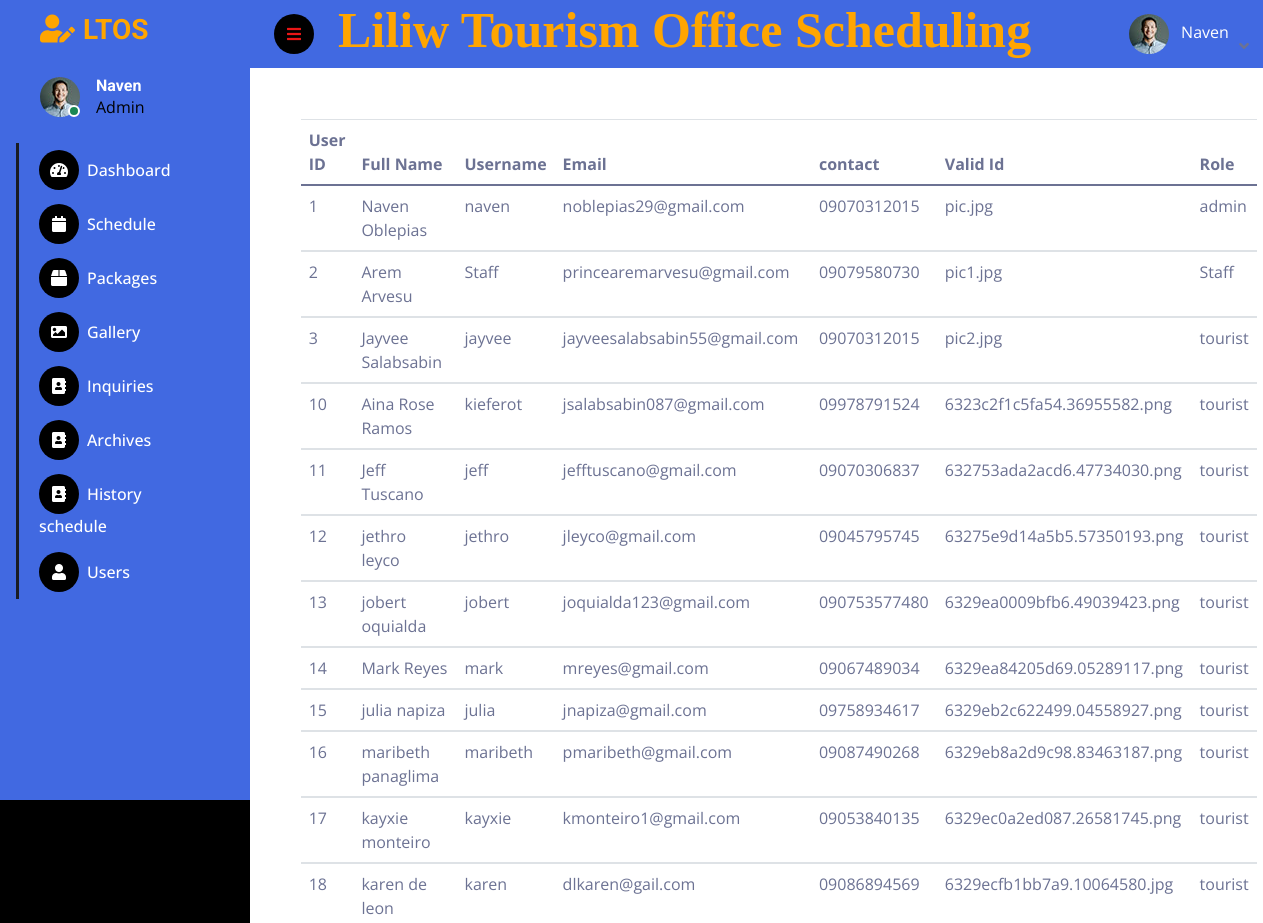
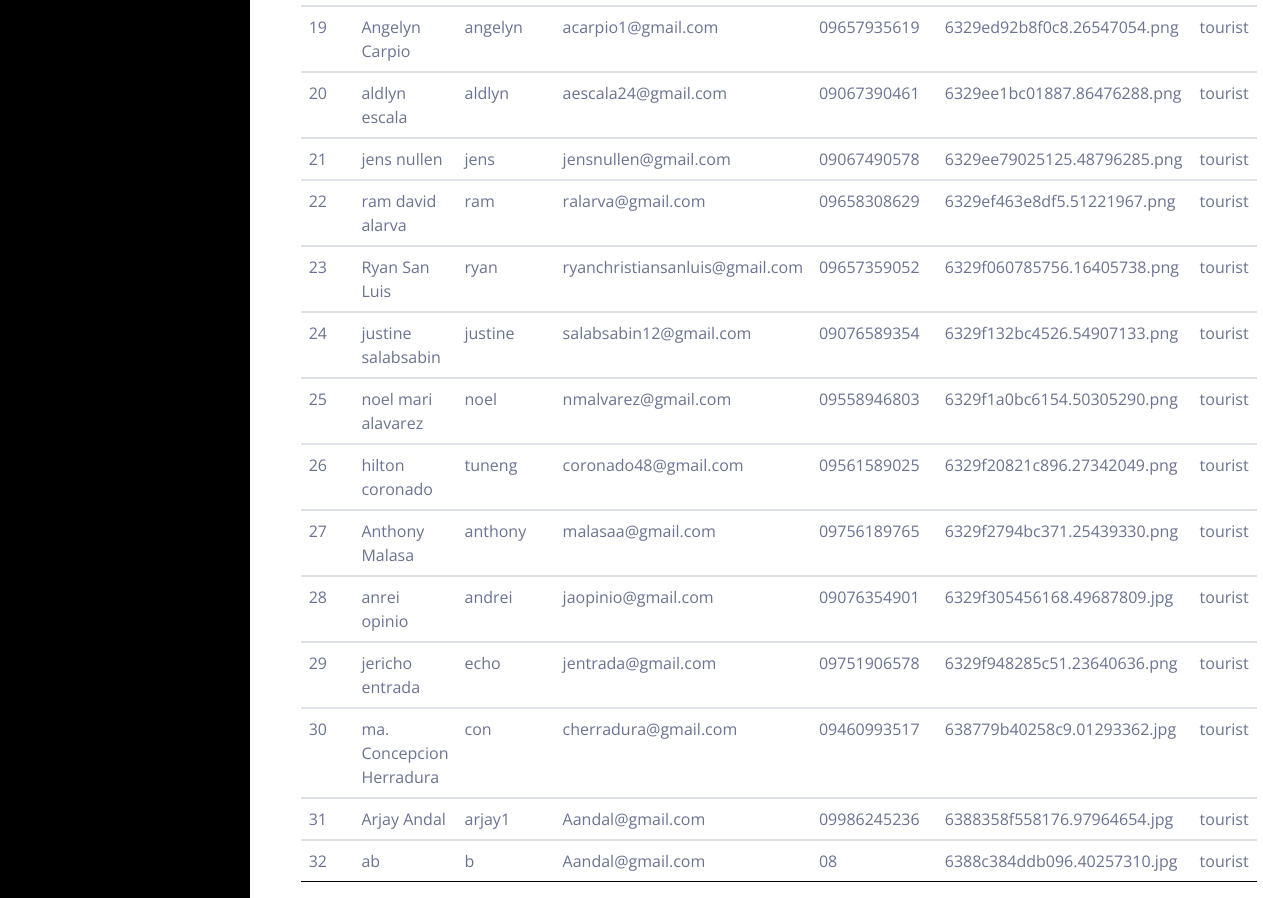
The page /ltos/user.php on the database its author committed (2 pictures, top to bottom).
### tables this page shows
CREATE TABLE `users` (
  `user_id` int(11) NOT NULL,
  `fullname` varchar(100) NOT NULL,
  `username` varchar(100) NOT NULL,
  `email` varchar(100) NOT NULL,
  `contact` varchar(30) NOT NULL,
  `valid_id` varchar(255) NOT NULL,
  `password` varchar(100) NOT NULL,
  `cpassword` varchar(255) NOT NULL,
  `role` varchar(10) NOT NULL,
  `images` varchar(255) NOT NULL
);

### ltos/user.php (the view, shortened to what this page needs)
<!DOCTYPE html>
<html lang="en">
<head>
    <link rel="stylesheet" href="https://use.fontawesome.com/releases/v5.7.1/css/all.css">
    <link rel="stylesheet" href="https://stackpath.bootstrapcdn.com/bootstrap/4.1.3/css/bootstrap.min.css"
>
    <link rel="stylesheet" href="https://stackpath.bootstrapcdn.com/font-awesome/4.7.0/css/font-awesome.min.css">
    <link rel="stylesheet" type="text/css" href="../bootstrap-4.6.0-dist/css/bootstrap.min.css">
    <link href="https://cdnjs.cloudflare.com/ajax/libs/font-awesome/5.10.0/css/all.min.css" rel="stylesheet">
    <link href="https://cdn.jsdelivr.net/npm/bootstrap-icons@1.4.1/font/bootstrap-icons.css" rel="stylesheet">
    <link href="lib/owlcarousel/assets/owl.carousel.min.css" rel="stylesheet">
    <link href="lib/tempusdominus/css/tempusdominus-bootstrap-4.min.css" rel="stylesheet" />
    <link href="css/bootstrap.min.css" rel="stylesheet">
    <link href="css/style.css" rel="stylesheet">
</head>
<body>
    <div class="container-fluid position-relative d-flex p-0">
         <div class="sidebar pe-4 pb-3">
            <nav class="navbar ">
                <a href="index.html" class="navbar-brand mx-4 mb-3">
                    <h3 class="text"><i class="fa fa-user-edit me-2"></i>LTOS</h3>
                </a>
                <div class="d-flex align-items-center ms-4 mb-4">
                    <div class="position-relative">
                        <img class="rounded-circle" src="img/user.jpg" alt="" style="width: 40px; height: 40px;">
                        <div class="bg-success rounded-circle border border-2 border-white position-absolute end-0 bottom-0 p-1"></div>
                    </div>
                    <div class="ms-3">
                        <h6 class="mb-0">Naven</h6>
                        <span style="color: #000;">Admin</span>
                    </div>
                </div>
                <div class="navbar-nav w-100">
                    <a href="index.php" class="nav-item nav-link "><i class="fa fa-tachometer-alt me-2"></i>Dashboard</a>
                    <div class="nav-item dropdown">
                    <a href="schedule.php" class="nav-item nav-link"><i class="fa fa-calendar me-2"></i>Schedule</a>
                    <a href="packages.php" class="nav-item nav-link"><i class="fa fa-box me-2"></i>Packages</a>
                    <a href="gallery.php" class="nav-item nav-link"><i class="fa fa-image me-2"></i>Gallery</a>
                    <a href="contact2.php" class="nav-item nav-link"><i class="fa fa-address-book me-2"></i>Inquiries</a>
                    <a href="#" class="nav-item nav-link"><i class="fa fa-address-book me-2"></i>Archives</a>
                    <a href="#" class="nav-item nav-link"><i class="fa fa-address-book me-2"></i>History schedule</a>
                    <a href="user.php" class="nav-item nav-link"><i class="fa fa-user me-2"></i>Users</a>
            </nav>
        </div>
        <div class="content">
            <nav class="navbar navbar-expand bg-seagreen sticky-top px-4 py-0">
                <a href="#" class="sidebar-toggler flex-shrink-0">
                    <i class="fa fa-bars"></i>
                </a>
                <form class="d-none d-md-flex ms-4">
                    <h1 class="header">Liliw Tourism Office Scheduling</h1>
                </form>
                <div class="navbar-nav align-items-center ms-auto">
                    <div class="nav-item dropdown">
                        <a href="#" class="nav-link dropdown-toggle" data-bs-toggle="dropdown">
                            <img class="rounded-circle me-lg-2" src="img/user.jpg" alt="" style="width: 40px; height: 40px;">
                            <span class="d-none d-lg-inline-flex "style="color: #fff;">Naven</span>
                        </a>
                    </div>
                </div>
            </nav>
                            <?php
                            require('../config.php');
                            $sqlget ="SELECT * FROM users";
                            $sqldata = mysqli_query($con,$sqlget) or die("Unable to display: " . mysqli_connect_error());
                            echo "<table style='width: 50%; margin-top:5%; margin-left: 5%;' class='table table-hover'>";
                            echo "<thead><tr><th> User ID</th>";
                            echo "<th > Full Name</th>
                                    <th> Username</th>
                                    <th> Email</th>
                                    <th> contact</th>
                                    <th> Valid Id</th>
                                    <th> Role</th>";
                            while($row=mysqli_fetch_assoc($sqldata)){
                                echo "<tbody id='myTable'><tr><td>";
                                echo $id=$row['user_id'];
                                echo "</td>";
                                echo "<td>";
                                echo $fname=$row['fullname'];
                                echo "</td>";
                                echo "<td>";
                                echo $row['username'];
                                echo "</td>";
                                echo "<td>";
                                echo $row['email'];
                                echo "</td>";
                                echo "<td>";
                                echo $row['contact'];
                                echo "</td>";
                                echo "<td>";
                                echo $row['valid_id'];
                                echo "</td>";
                                echo "<td>";
                                echo $row['role'];
                                echo "</td>";
                            ?>
                            </tr></tbody>
                            <?php
                            }	echo "</table>";
                            ?>
</body>
</html>

### ltos/css/style.css (style rules this page uses)
:root { --primary: #ffa500; --secondary: #191C24; --light: #6C7293; --dark: #000000; --white: #fff; --blue: #4169e1; }
.header { color: var(--primary); font-size: 50px; font-family: 'Times New Roman'; }
.navbar-nav { color: var(--white); }
.text { color: var(--primary); }
td,th { color: var(--black); }
.sidebar { position: fixed; top: 0; left: 0; bottom: 0; width: 250px; height: 100vh; overflow-y: auto; background: var(--blue); transition: 0.5s; z-index: 999; }
.navbar { background: var(--blue); }
.content { margin-left: 250px; min-height: 100vh; background: var(--white); transition: 0.5s; }
@media (min-width: 992px) { .sidebar { margin-left: 0; } }
@media (min-width: 992px) { .content { width: calc(100% - 250px); } }
.sidebar .navbar .navbar-nav .nav-link { padding: 7px 20px; color: var(--white); font-weight: 500; border-left: 3px solid var(--secondary); border-radius: 0 30px 30px 0; outline: none; }
.sidebar .navbar .navbar-nav .nav-link i { width: 40px; height: 40px; display: inline-flex; align-items: center; justify-content: center; background: var(--dark); border-radius: 40px; }
.content .navbar .navbar-nav .nav-link { margin-left: 25px; padding: 12px 0; color: var(--light); outline: none; }
.content .navbar .sidebar-toggler, .content .navbar .navbar-nav .nav-link i { width: 40px; height: 40px; display: inline-flex; align-items: center; justify-content: center; background: var(--dark); border-radius: 40px; }
.content .navbar .dropdown-toggle::after { margin-left: 6px; vertical-align: middle; border: none; content: "\f107"; font-family: "Font Awesome 5 Free"; font-weight: 900; transition: .5s; }

### rows shown on the page
users: user_id "1", fullname "Naven Oblepias", username "naven", email "noblepias29@gmail.com", contact "09070312015", valid "pic.jpg", role "admin"
users: user_id "2", fullname "Arem Arvesu", username "Staff", email "princearemarvesu@gmail.com", contact "09079580730", valid "pic1.jpg", role "Staff"
users: user_id "3", fullname "Jayvee Salabsabin", username "jayvee", email "jayveesalabsabin55@gmail.com", contact "09070312015", valid "pic2.jpg", role "tourist"
users: user_id "10", fullname "Aina Rose Ramos", username "kieferot", email "jsalabsabin087@gmail.com", contact "09978791524", valid "6323c2f1c5fa54.36955582.png", role "tourist"
users: user_id "11", fullname "Jeff Tuscano", username "jeff", email "jefftuscano@gmail.com", contact "09070306837", valid "632753ada2acd6.47734030.png", role "tourist"
users: user_id "12", fullname "jethro leyco", username "jethro", email "jleyco@gmail.com", contact "09045795745", valid "63275e9d14a5b5.57350193.png", role "tourist"
users: user_id "13", fullname "jobert oquialda", username "jobert", email "joquialda123@gmail.com", contact "090753577480", valid "6329ea0009bfb6.49039423.png", role "tourist"
users: user_id "14", fullname "Mark Reyes", username "mark", email "mreyes@gmail.com", contact "09067489034", valid "6329ea84205d69.05289117.png", role "tourist"
users: user_id "15", fullname "julia napiza", username "julia", email "jnapiza@gmail.com", contact "09758934617", valid "6329eb2c622499.04558927.png", role "tourist"
users: user_id "16", fullname "maribeth panaglima", username "maribeth", email "pmaribeth@gmail.com", contact "09087490268", valid "6329eb8a2d9c98.83463187.png", role "tourist"
users: user_id "17", fullname "kayxie monteiro", username "kayxie", email "kmonteiro1@gmail.com", contact "09053840135", valid "6329ec0a2ed087.26581745.png", role "tourist"
users: user_id "18", fullname "karen de leon", username "karen", email "dlkaren@gail.com", contact "09086894569", valid "6329ecfb1bb7a9.10064580.jpg", role "tourist"
users: user_id "19", fullname "Angelyn Carpio", username "angelyn", email "acarpio1@gmail.com", contact "09657935619", valid "6329ed92b8f0c8.26547054.png", role "tourist"
users: user_id "20", fullname "aldlyn escala", username "aldlyn", email "aescala24@gmail.com", contact "09067390461", valid "6329ee1bc01887.86476288.png", role "tourist"
users: user_id "21", fullname "jens nullen", username "jens", email "jensnullen@gmail.com", contact "09067490578", valid "6329ee79025125.48796285.png", role "tourist"
users: user_id "22", fullname "ram david alarva", username "ram", email "ralarva@gmail.com", contact "09658308629", valid "6329ef463e8df5.51221967.png", role "tourist"
users: user_id "23", fullname "Ryan San Luis", username "ryan", email "ryanchristiansanluis@gmail.com", contact "09657359052", valid "6329f060785756.16405738.png", role "tourist"
users: user_id "24", fullname "justine salabsabin", username "justine", email "salabsabin12@gmail.com", contact "09076589354", valid "6329f132bc4526.54907133.png", role "tourist"
users: user_id "25", fullname "noel mari alavarez", username "noel", email "nmalvarez@gmail.com", contact "09558946803", valid "6329f1a0bc6154.50305290.png", role "tourist"
users: user_id "26", fullname "hilton coronado", username "tuneng", email "coronado48@gmail.com", contact "09561589025", valid "6329f20821c896.27342049.png", role "tourist"
users: user_id "27", fullname "Anthony Malasa", username "anthony", email "malasaa@gmail.com", contact "09756189765", valid "6329f2794bc371.25439330.png", role "tourist"
users: user_id "28", fullname "anrei opinio", username "andrei", email "jaopinio@gmail.com", contact "09076354901", valid "6329f305456168.49687809.jpg", role "tourist"
users: user_id "29", fullname "jericho entrada", username "echo", email "jentrada@gmail.com", contact "09751906578", valid "6329f948285c51.23640636.png", role "tourist"
users: user_id "30", fullname "ma. Concepcion Herradura", username "con", email "cherradura@gmail.com", contact "09460993517", valid "638779b40258c9.01293362.jpg", role "tourist"
users: user_id "31", fullname "Arjay Andal", username "arjay1", email "Aandal@gmail.com", contact "09986245236", valid "6388358f558176.97964654.jpg", role "tourist"
users: user_id "32", fullname "ab", username "b", email "Aandal@gmail.com", contact "08", valid "6388c384ddb096.40257310.jpg", role "tourist"
